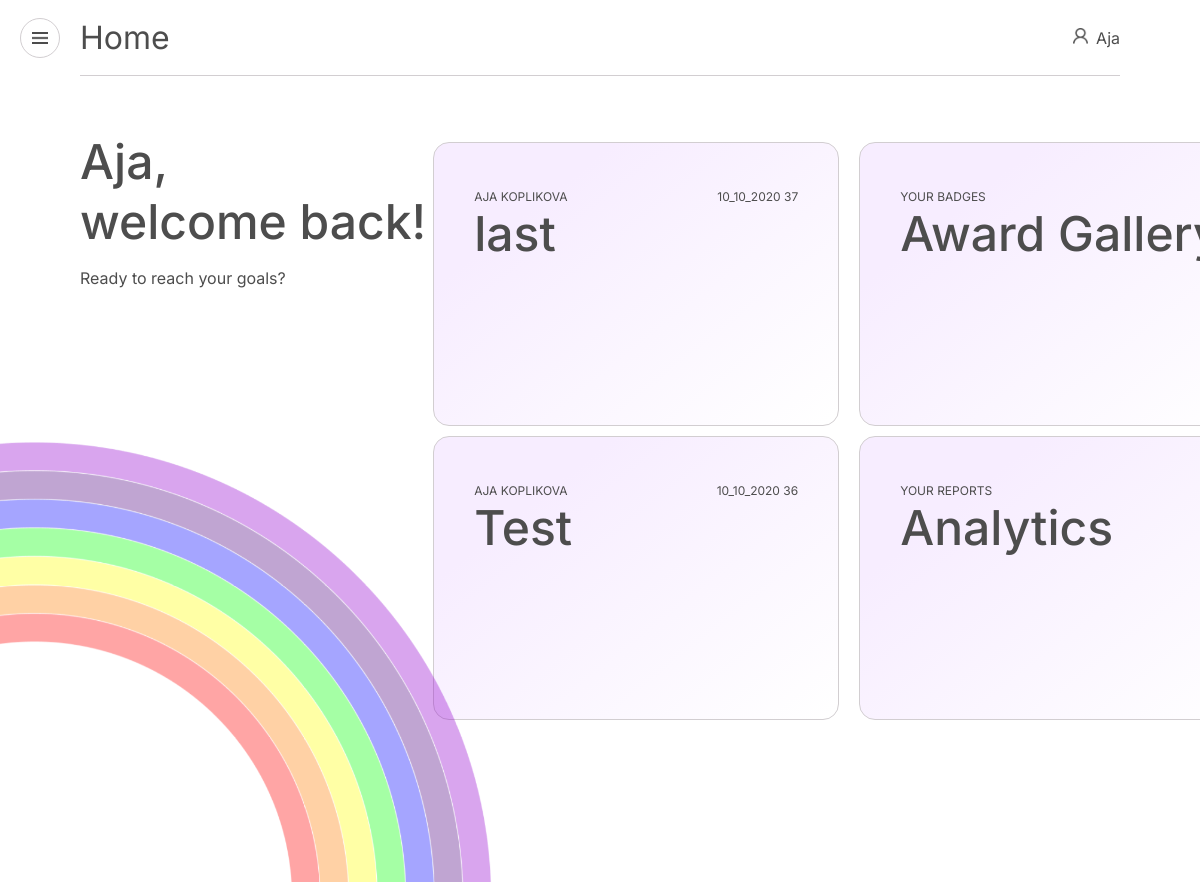
Before: /home (signed in) with the older database file.
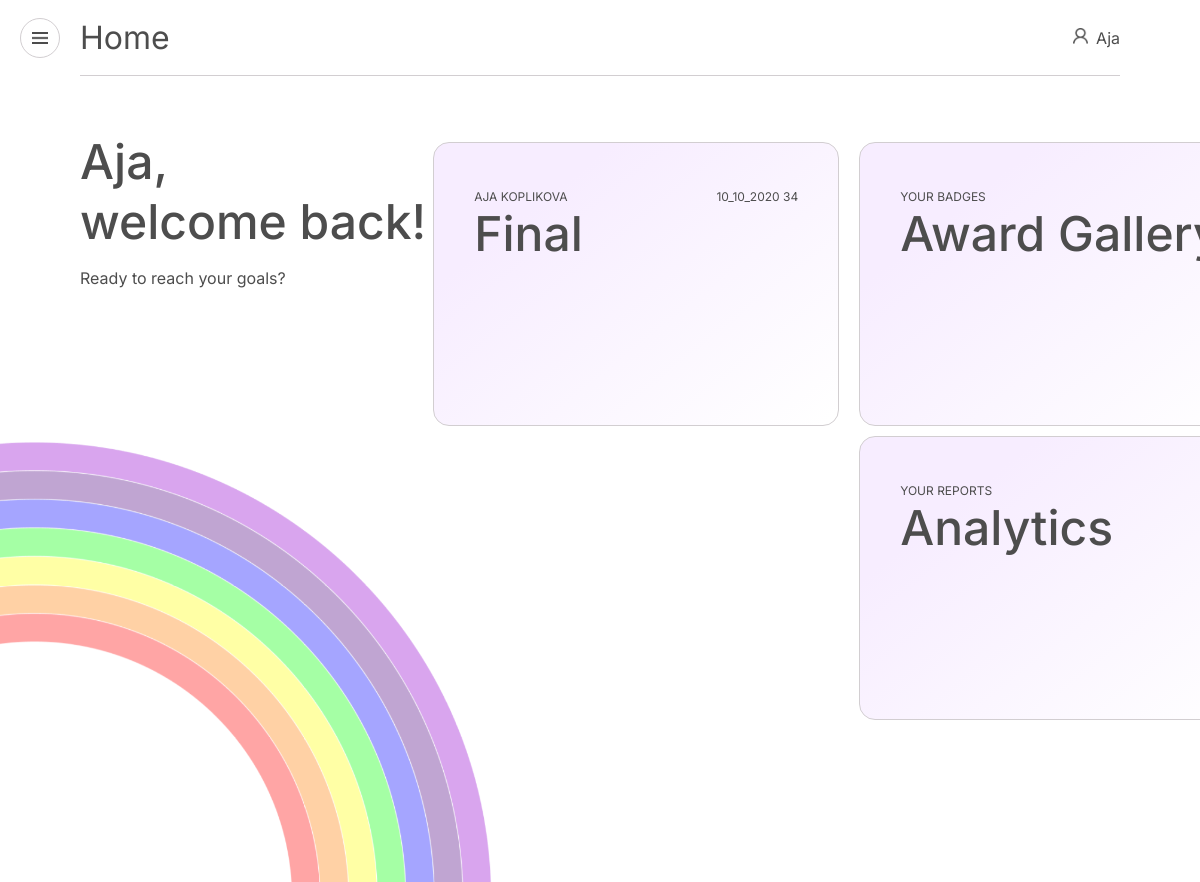
After: the same page with the newer database file.
### app/models.py (models this page shows, shortened)
class User(UserMixin, db.Model):
    id = db.Column(db.Integer, primary_key=True)
    name = db.Column(db.String(128))
    surname = db.Column(db.String(128))
    email = db.Column(db.String(120), index=True, unique=True)
    password_hash = db.Column(db.String(128))
    boards = db.relationship('Board', backref='author', lazy='dynamic')

class Board(db.Model):
    id = db.Column(db.Integer, primary_key=True)
    title = db.Column(db.String(24), index=True)
    user_id = db.Column(db.Integer, db.ForeignKey('user.id'))
    cards = db.relationship('Card', backref='motherboard', lazy='dynamic')

### app/routes.py (the view)
@app.route("/home", methods=['GET', 'POST'])
@login_required
def home():
    user = current_user
    recentboards = user.boards.order_by(Board.id.desc()).limit(2).all()
    return render_template('home.html', title='Home', boards=recentboards, user=user)

### app/models.py (called while the page is built)
@login.user_loader
def load_user(id):
    return User.query.get(int(id))

### app/templates/home.html
{% extends "applayout.html" %}
 {% block main %}
 <section class="main no_overflow">
    <div class="welcome">
        <h2>{{ current_user.name }},</h2>
        <h2>welcome back!</h2>
        <p>Ready to reach your goals?</p>
        <div class="rainbow_home">
            <img src="{{ url_for('static', filename='img/rainbow_bckg.png') }}" alt="">
        </div>
    </div>
    <div class="header_home_cards">
        {% for board in boards %}
        <a href="{{ url_for('board', boardid=board['id']) }}"><div class="board_card">
            <div class="flex_row_spacebetween">
                <span class="date">{{ board.author.name }} {{ board.author.surname }} </span>
                <span class="date">10_10_2020 {{ board.id }}</span>
            </div>
            <h2 class="board_header">{{ board.title }}</h2>
        </div></a>
    {% endfor %}
    </div>
    <div class="header_home_cards">
        <a href="{{ url_for('awards') }}">
            <div class="board_card">
                <div class="flex_row_spacebetween">
                    <span class="date">Your badges</span>
                </div>
                <h2 class="board_header">Award Gallery</h2>
            </div>
        </a>
        <a href="{{ url_for('reports') }}">
            <div class="board_card">
                <div class="flex_row_spacebetween">
                    <span class="date">your reports</span>
                </div>
                <h2 class="board_header">Analytics</h2>
            </div>
        </a>
    </div>
</section>
{% endblock %}

### app/templates/applayout.html (shortened to what this page needs)
<!DOCTYPE html>
<html lang="en">
<head>
    {% block headnav %}
    <link rel="stylesheet" href="{{ url_for('static', filename='css/style.css') }}">
</head>
<body>
    <section class="board">
        <nav class="navigation">
            <div class="menu_box flex_center">
                <div class="menu_circle flex_center" id="btn_menu" onclick="openNav()">
                    <div class="hmb_box flex_center"><img src="{{ url_for('static', filename='img/menu.png') }}" alt="" id="menu_img"></div>
                </div>
            </div>
            <div class="nav_bar flex_row_spacebetween">
                <h1>{{ title }}</h1>
                <span class="flex_row_spacebetween"><div class="box_user_img"><img src="{{ url_for('static', filename='img/user.png') }}" alt=""></div>{{ current_user.name }}</span>
            </div>
            <div class="menu_box"></div>
        </nav>
        {% endblock %}
        {% block main %}
        {% endblock %}
    </section>
</body>
</html>

### app/static/css/style.css (style rules this page uses)
*, *::before, *::after { -webkit-box-sizing: border-box; box-sizing: border-box; font-size: 16px; }
body { margin: 0; padding: 0; color: #4D4D4D; font-family: Inter; }
img { max-width: 100%; }
h1 { font-family: Inter; margin: 0; padding: 0; font-size: 2rem; font-weight: 400; }
h2 { font-family: Inter; margin: 0; padding: 0; font-size: 3rem; font-weight: 500; line-height: 3.75rem; }
a { text-decoration: none; color: inherit; font-weight: 400; color: #4D4D4D !important; }
.date { text-transform: uppercase; font-size: 0.75rem; }
.navigation { width: 100%; height: 76px; position: fixed; z-index: 50; top: 0; display: -webkit-box; display: -ms-flexbox; display: flex; background: white; }
.menu_box { width: 80px; height: 100%; }
.menu_circle { width: 40px; height: 40px; border: 1px solid #D2CED1; border-radius: 50px; }
.hmb_box { height: 12px; width: 16px; opacity: 70%; }
.nav_bar { width: calc( 100vw - 160px); height: 100%; border-bottom: 1px solid #D2CED1; -webkit-box-align: center; -ms-flex-align: center; align-items: center; }
.box_user_img { width: 15px; height: 15px; margin: 0px 8px; opacity: 70%; }
.flex_center { display: -webkit-box; display: -ms-flexbox; display: flex; -ms-flex-pack: distribute; justify-content: space-around; -webkit-box-align: center; -ms-flex-align: center; align-items: center; }
.flex_row_spacebetween { display: -webkit-box; display: -ms-flexbox; display: flex; -webkit-box-pack: justify; -ms-flex-pack: justify; justify-content: space-between; }
.main { width: 150%; padding: 132px 80px; display: -webkit-box; display: -ms-flexbox; display: flex; overflow: auto; white-space: nowrap; margin-bottom: 20px; }
.no_overflow { width: 100%; overflow: hidden; }
.board_card { width: 406px; height: 284px; padding: 46px 40px; border: 1px solid #D2CED1; border-radius: 1rem; background: linear-gradient(141.51deg, #F7EDFF 23.76%, white 98.35%); margin: 10px; }
.board_header { width: 321px; white-space: pre-wrap; height: 161px; }
.welcome { width: 33%; height: 100%; }
.rainbow_home { height: 449px; width: 500px; position: fixed; left: 0; bottom: 0; }

Changed rows visible on the page:
removed Board: author.name "AJA", author.surname "KOPLIKOVA", id "37", title "last"
removed Board: author.surname "KOPLIKOVA", id "36", title "Test"
now on this page (row edited): Board: author.name "AJA", author.surname "KOPLIKOVA", id "34", title "Final"
